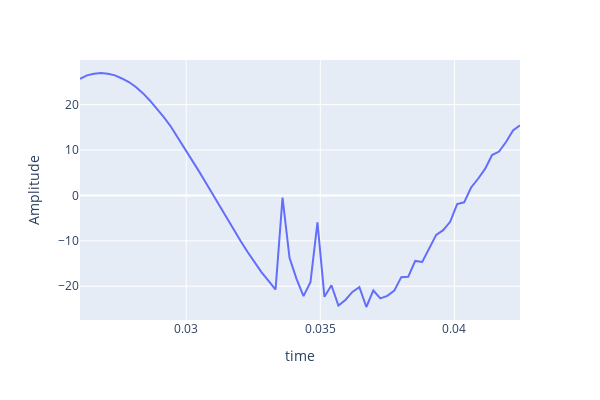
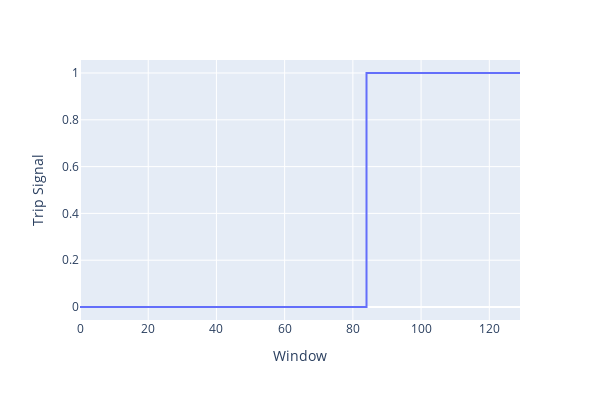

Notebook code cell kept with these figures, in order:
### Code cell
def update_fig(fig):
    fig.update_traces(line_color="#EEEEEE", line_width=2)
    fig.update_layout(
        paper_bgcolor="#222831",
        plot_bgcolor="#393E46",
        font_color="whitesmoke",
    )
    fig.update_xaxes(showgrid=True, gridwidth=1, gridcolor="#32E0C4")
    fig.update_yaxes(showgrid=True, gridwidth=1, gridcolor="#32E0C4")


signal, t = dataset.__getitem__(2440, data_plot=True)
signal = signal.reshape((-1, 3))
signal = signal[:, 0]
# print(f"Window index: {sample_df.query('indices == 196').index[0]}")
fig = px.line(
    x=t,
    y=signal,
    width=600,
    height=400,
    labels=dict(x="time", y="Amplitude"),
)
# update_fig(fig)
fig.show()
fig = px.line(
    x=sample_df.index,
    y=sample_df["Pred label"],
    width=600,
    height=400,
    labels=dict(x="Window", y="Trip Signal"),
    line_shape="hv",
)
# update_fig(fig)
fig.show()

### Figure 1 — Plotly figure (JSON) as saved in the notebook; plotly's stock layout.template omitted (floating-point values rounded to 4 significant figures)
{"data": [{"hovertemplate": "time=%{x}<br>Amplitude=%{y}<extra></extra>", "legendgroup": "", "line": {"color": "#636efa", "dash": "solid"}, "marker": {"symbol": "circle"}, "mode": "lines", "name": "", "orientation": "v", "showlegend": false, "type": "scatter", "x": [0.02604, 0.0263, 0.02656, 0.02682, 0.02708, 0.02734, 0.0276, 0.02786, 0.02812, 0.02838, 0.02864, 0.0289, 0.02916, 0.02943, 0.02969, 0.02995, 0.03021, 0.03047, 0.03073, 0.03099, 0.03125, 0.03151, 0.03177, 0.03203, 0.03229, 0.03255, 0.03281, 0.03307, 0.03333, 0.03359, 0.03385, 0.03411, 0.03437, 0.03463, 0.03489, 0.03515, 0.03541, 0.03567, 0.03594, 0.0362, 0.03646, 0.03672, 0.03698, 0.03724, 0.0375, 0.03776, 0.03802, 0.03828, 0.03854, 0.0388, 0.03906, 0.03932, 0.03958, 0.03984, 0.0401, 0.04036, 0.04062, 0.04088, 0.04114, 0.0414, 0.04166, 0.04192, 0.04218, 0.04245], "xaxis": "x", "y": [25.66, 26.43, 26.77, 26.96, 26.81, 26.44, 25.75, 24.97, 23.87, 22.52, 20.91, 19.15, 17.25, 15.17, 12.79, 10.45, 7.968, 5.401, 2.851, 0.2424, -2.438, -5.021, -7.587, -10.04, -12.46, -14.77, -16.93, -18.84, -20.72, -0.4982, -13.74, -18.37, -22.18, -19.09, -5.924, -22.33, -19.79, -24.24, -23.02, -21.26, -20.2, -24.58, -20.94, -22.69, -22.13, -20.98, -18.0, -17.91, -14.42, -14.65, -11.61, -8.684, -7.663, -5.809, -1.91, -1.52, 1.752, 3.665, 5.841, 8.896, 9.663, 11.76, 14.3, 15.42], "yaxis": "y"}], "layout": {"height": 400, "legend": {"tracegroupgap": 0}, "margin": {"t": 60}, "width": 600, "xaxis": {"anchor": "y", "domain": [0, 1], "title": {"text": "time"}}, "yaxis": {"anchor": "x", "domain": [0, 1], "title": {"text": "Amplitude"}}}}

### Figure 2 — Plotly figure (JSON) as saved in the notebook; plotly's stock layout.template omitted (floating-point values rounded to 4 significant figures; data arrays with more than 128 entries replaced by an {"elided": "..."} marker saying what was removed)
{"data": [{"hovertemplate": "Window=%{x}<br>Trip Signal=%{y}<extra></extra>", "legendgroup": "", "line": {"color": "#636efa", "dash": "solid", "shape": "hv"}, "marker": {"symbol": "circle"}, "mode": "lines", "name": "", "orientation": "v", "showlegend": false, "type": "scatter", "x": {"elided": "130 int values"}, "xaxis": "x", "y": {"elided": "130 int values"}, "yaxis": "y"}], "layout": {"height": 400, "legend": {"tracegroupgap": 0}, "margin": {"t": 60}, "width": 600, "xaxis": {"anchor": "y", "domain": [0, 1], "title": {"text": "Window"}}, "yaxis": {"anchor": "x", "domain": [0, 1], "title": {"text": "Trip Signal"}}}}
